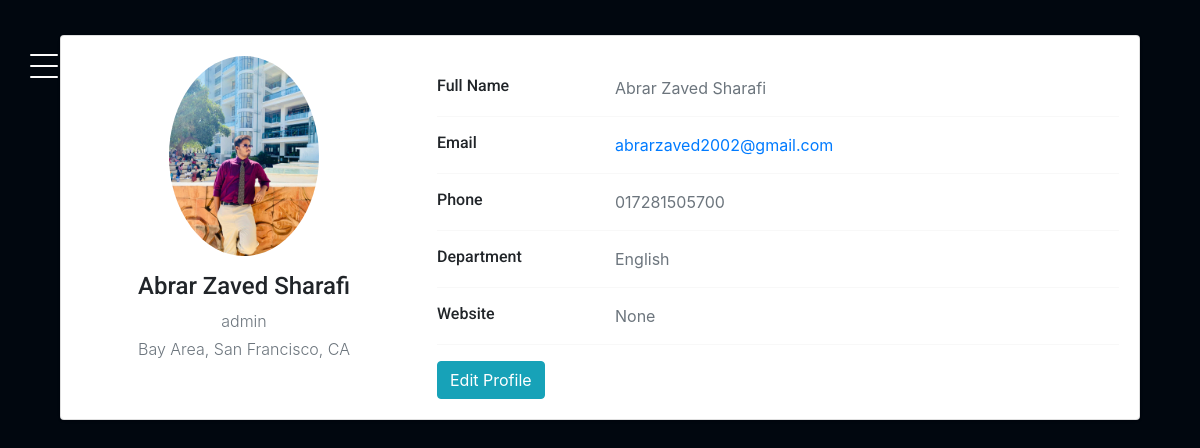
/profile (signed in), run on the app's committed database.
### authentication/models.py (models this page shows)
class Student(AbstractBaseUser, PermissionsMixin):
    student_id = models.CharField(max_length=50, unique=True)
    profile_pic=models.ImageField(upload_to='profile_pic/',null=True,blank=True)
    name = models.CharField(max_length=150, blank=True)
    email = models.EmailField(max_length=254, blank=True)
    dept = models.CharField(max_length=50, blank=True)
    phone_number=models.CharField(max_length=50,blank=True)
    website=models.CharField(max_length=200,null=True,blank=True)
    is_active = models.BooleanField(default=True)
    is_admin = models.BooleanField(default=False)
    is_staff = models.BooleanField(default=False)
    groups = models.ManyToManyField(
        Group,
        related_name="student_set",  # Custom related_name to avoid conflict
        blank=True,
    )
    user_permissions = models.ManyToManyField(
        Permission,
        related_name="student_permissions_set",  # Custom related_name to avoid conflict
        blank=True,
    )
    objects = MyUserManager()
    USERNAME_FIELD = "student_id"
    REQUIRED_FIELDS = []  # List additional required fields here, if any
    def __str__(self):
        return self.student_id

### authentication/views.py (the view)
# urls.py: path("profile", views.profile, name="profile"),
@login_required
def profile(request):
    user = request.user
    profile_form = ProfileForm(instance=user)
    return render(
        request,
        "authentication/profile.html",
        {"profile_form": profile_form, "user": user},
    )

### templates/authentication/profile.html (shortened to what this page needs)
{% extends "sidebar/main.html" %}
{% load static %}
{% block content %}
<!DOCTYPE html>
<html lang="en">
<head>
    <link href="https://cdn.jsdelivr.net/npm/bootstrap@4.4.1/dist/css/bootstrap.min.css" rel="stylesheet">
</head>
<body>
<div class="container">
    <div class="main-body">
        <div class="card">
            <div class="card-body">
                <div class="row">
                    <div class="col-md-4 text-center">
                        <img src="{% if user.profile_pic %}{{user.profile_pic.url}}{% else %}https://gimgs2.nohat.cc/thumb/f/640/male-face-icon-default-profile-image--c3f2c592f9.jpg{% endif %}" alt="Admin" class="rounded-circle profile-img" width="150">
                        <h4>{{user.name}}</h4>
                        <p class="text-secondary mb-1">{{user}}</p>
                        <p class="text-muted font-size-sm">Bay Area, San Francisco, CA</p>
                    </div>
                    <div class="col-md-8">
                        <div class="profile-details">
                            <div class="row">
                                <div class="col-sm-3">
                                    <h6 class="mb-0">Full Name</h6>
                                </div>
                                <div class="col-sm-9 text-secondary">{{user.name}}</div>
                            </div>
                            <hr>
                            <div class="row">
                                <div class="col-sm-3">
                                    <h6 class="mb-0">Email</h6>
                                </div>
                                <div class="col-sm-9 text-secondary">
                                    <a href="mailto:example@example.com">{{user.email}}</a>
                                </div>
                            </div>
                            <hr>
                            <div class="row">
                                <div class="col-sm-3">
                                    <h6 class="mb-0">Phone</h6>
                                </div>
                                <div class="col-sm-9 text-secondary">{{user.phone_number}}</div>
                            </div>
                            <hr>
                            <div class="row">
                                <div class="col-sm-3">
                                    <h6 class="mb-0">Department</h6>
                                </div>
                                <div class="col-sm-9 text-secondary">{{user.dept}}</div>
                            </div>
                            <hr>
                            <div class="row">
                                <div class="col-sm-3">
                                    <h6 class="mb-0">Website</h6>
                                </div>
                                <div class="col-sm-9 text-secondary">{{user.website}}</div>
                            </div>
                            <hr>
                            <div class="row">
                                <div class="col-sm-12">
                                    <button class="btn btn-info" data-toggle="modal" data-target="#editProfileModal">Edit Profile</button>
                                </div>
                            </div>
                        </div>
                    </div>
                </div>
            </div>
        </div>
    </div>
</div>
</body>
</html>
{% endblock content %}

### static/css/style.css (style rules this page uses)
body { font-family: "Roboto", -apple-system, BlinkMacSystemFont, "Segoe UI", Roboto, "Helvetica Neue", Arial, "Noto Sans", sans-serif, "Apple Color Emoji", "Segoe UI Emoji", "Segoe UI Symbol", "Noto Color Emoji"; background-color: #fcfcfc; }
p { color: #b3b3b3; font-weight: 300; }
h1, h2, h3, h4, h5, h6, .h1, .h2, .h3, .h4, .h5, .h6 { font-family: "Roboto", -apple-system, BlinkMacSystemFont, "Segoe UI", Roboto, "Helvetica Neue", Arial, "Noto Sans", sans-serif, "Apple Color Emoji", "Segoe UI Emoji", "Segoe UI Symbol", "Noto Color Emoji"; }
a { -webkit-transition: 0.3s all ease; -o-transition: 0.3s all ease; transition: 0.3s all ease; }
a, a:hover { text-decoration: none !important; }
body { position: relative; }
body:before { position: absolute; content: ""; z-index: 1; top: 0; left: 0; right: 0; bottom: 0; background-color: rgba(0, 0, 0, 0.5); opacity: 0; visibility: hidden; -webkit-transition: 0.3s all ease-in-out; -o-transition: 0.3s all ease-in-out; transition: 0.3s all ease-in-out; }

### templates/authentication/profile.html (style rules this page uses)
body { background-image: url("https://wallpapercave.com/wp/wp10981140.jpg"); margin-top: 20px; color: #1a202c; text-align: left; background-color: rgb(1, 7, 15); }
.main-body { padding: 15px; }
.card, .modal-content { box-shadow: 0 1px 3px 0 rgba(0,0,0,.1), 0 1px 2px 0 rgba(0,0,0,.06); border-radius: .25rem; }
.profile-img { margin-bottom: 1rem; }
.profile-details { margin-top: 20px; }

### data on the page
Student: profile_pic (picture), name "Abrar Zaved Sharafi", student "admin", email "abrarzaved2002@gmail.com", phone_number "017281505700", dept "English", website "None"
